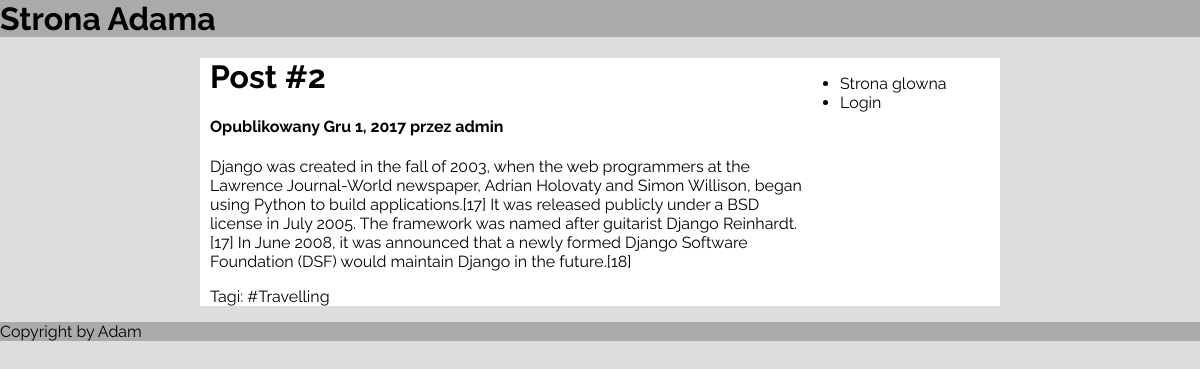
Page /post/2/ on the earlier database version.
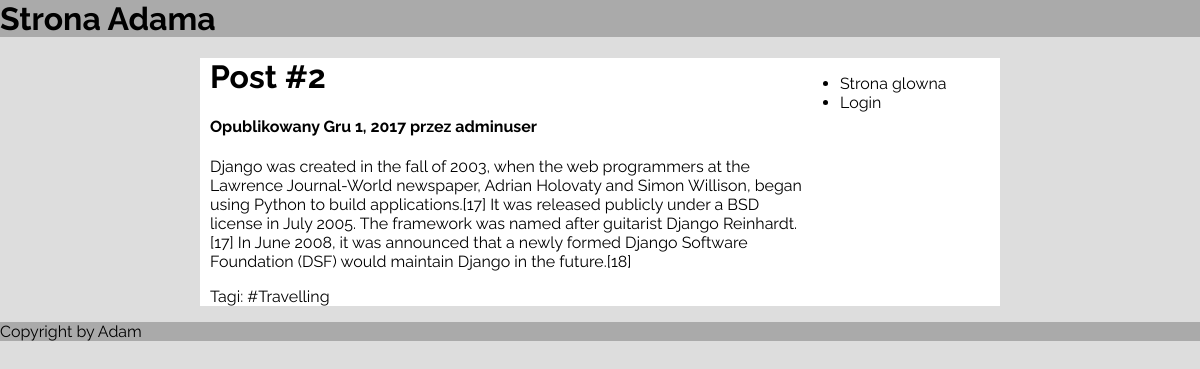
Same page on the later database version.
### main/models.py (models this page shows, shortened)
class Post(models.Model):
	title = models.CharField(max_length=300)
	content = models.CharField(max_length=10000)
	publish_date = models.DateField()
	user = models.ForeignKey(User)
	tag = models.ManyToManyField(Tag)
	class Meta:
		ordering = ['-publish_date', 'title']

### main/views.py (the view)
# urls.py: url(r'^post/(?P<id>\d+)/$', views.one_post, name='one_post'),
def one_post(request, id):
	post1 = Post.objects.get(id=id) #czemu nie dziala filter tutaj
	context = {'post1':post1, 'id':id}
	return render(request, 'main/onepost.html',context)

### main/templates/main/onepost.html (shortened to what this page needs)
{% extends 'main/base.html' %}
{% block header %}
	<h1>Post #{{id}}</h1>
{% endblock %}
{% block content %}
<div>
	<h4>Opublikowany {{ post1.publish_date }} przez {{ post1.user.username }}</h4>
	<p> {{ post1.content }} </p>
	<p> Tagi:
		{% for t in post1.tag.all %}
			{{ t.name }}
		{% endfor %}
	</p>
</div>
{% endblock %}

Differences in the rows shown:
changed Post: user.username "admin" → "adminuser"
